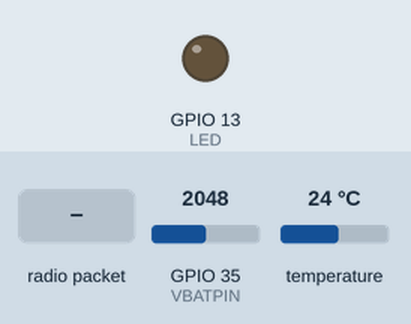
A sketch run on a simulated ESP32. Shown: output pins drawn as LEDs (lit = HIGH). The test bench sets the inputs (shaded band); at power-on: temperature 24 °C, GPIO 35 (VBATPIN) = 2048. No radio packets arrive unless stated; pins used as bus, display or sensor lines are not drawn; what the sketch prints to the serial monitor is not drawn.

Above: at 1.3 s.
1.4 s: temperature set to 12 °C
10.0 s: radio packet "1" arrives
13.8 s: temperature set to 28 °C
Timing chart, 0 to 28.4 s (numbered marks = the images above; inputs shaded):
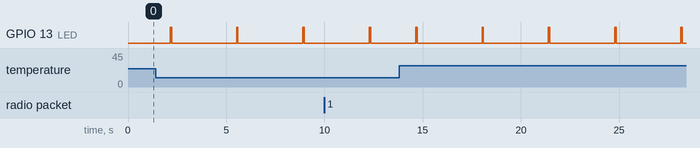

Measured:
- by itself, GPIO 13 (LED): alternates HIGH for 0.07 s and LOW for 3.3 s

The sketch:

sender.ino
```cpp
// Feather9x_TX
// -*- mode: C++ -*-
// Example sketch showing how to create a simple messaging client (transmitter)
// with the RH_RF95 class. RH_RF95 class does not provide for addressing or
// reliability, so you should only use RH_RF95 if you do not need the higher
// level messaging abilities.
// It is designed to work with the other example Feather9x_RX
#include <OneWire.h>
#include <SPI.h>
#include <RH_RF95.h>

/* for feather32u4
#define RFM95_CS 8
#define RFM95_RST 4
#define RFM95_INT 7
*/

typedef struct {
  int           nodeId; //store this nodeId
  float         batt; //uptime in ms
  float         temp;   //temperature maybe?
} Payload;
Payload theData;


// for feather m0
#define RFM95_CS 8
#define RFM95_RST 4
#define RFM95_INT 3


/* for shield
#define RFM95_CS 10
#define RFM95_RST 9
#define RFM95_INT 7
*/

/* Feather 32u4 w/wing
#define RFM95_RST     11   // "A"
#define RFM95_CS      10   // "B"
#define RFM95_INT     2    // "SDA" (only SDA/SCL/RX/TX have IRQ!)
*/

/* Feather m0 w/wing
#define RFM95_RST     11   // "A"
#define RFM95_CS      10   // "B"
#define RFM95_INT     6    // "D"
*/

#define VBATPIN A7


#if defined(ESP8266)
  /* for ESP w/featherwing */
  #define RFM95_CS  2    // "E"
  #define RFM95_RST 16   // "D"
  #define RFM95_INT 15   // "B"

#elif defined(ADAFRUIT_FEATHER_M0) || defined(ADAFRUIT_FEATHER_M0_EXPRESS) || defined(ARDUINO_SAMD_FEATHER_M0)
  // Feather M0 w/Radio
  #define RFM95_CS      8
  #define RFM95_INT     3
  #define RFM95_RST     4

#elif defined(ARDUINO_ADAFRUIT_FEATHER_ESP32S2) || defined(ARDUINO_NRF52840_FEATHER) || defined(ARDUINO_NRF52840_FEATHER_SENSE)
  #define RFM95_INT     9  // "A"
  #define RFM95_CS      10  // "B"
  #define RFM95_RST     11  // "C"

#elif defined(ESP32)
  /* ESP32 feather w/wing */
  #define RFM95_RST     27   // "A"
  #define RFM95_CS      33   // "B"
  #define RFM95_INT     12   //  next to A

#elif defined(ARDUINO_NRF52832_FEATHER)
  /* nRF52832 feather w/wing */
  #define RFM95_RST     7   // "A"
  #define RFM95_CS      11   // "B"
  #define RFM95_INT     31   // "C"

#elif defined(TEENSYDUINO)
  /* Teensy 3.x w/wing */
  #define RFM95_RST     9   // "A"
  #define RFM95_CS      10   // "B"
  #define RFM95_INT     4    // "C"
#endif

// Change to 434.0 or other frequency, must match RX's freq!
#define RF95_FREQ 915.0

// Singleton instance of the radio driver
RH_RF95 rf95(RFM95_CS, RFM95_INT);

OneWire  ds(12);  // on pin 10 (a 4.7K resistor is necessary)

#define LED 13
void setup()
{

  pinMode(LED, OUTPUT);
  pinMode(RFM95_RST, OUTPUT);
  digitalWrite(RFM95_RST, HIGH);

  Serial.begin(115200);

  delay(100);

  Serial.println("Feather LoRa TX Test!");

  // manual reset
  digitalWrite(RFM95_RST, LOW);
  delay(10);
  digitalWrite(RFM95_RST, HIGH);
  delay(10);

  while (!rf95.init()) {
    Serial.println("LoRa radio init failed");
    Serial.println("Uncomment '#define SERIAL_DEBUG' in RH_RF95.cpp for detailed debug info");
    while (1);
  }
  Serial.println("LoRa radio init OK!");

  // Defaults after init are 434.0MHz, modulation GFSK_Rb250Fd250, +13dbM
  if (!rf95.setFrequency(RF95_FREQ)) {
    Serial.println("setFrequency failed");
    while (1);
  }
  Serial.print("Set Freq to: "); Serial.println(RF95_FREQ);

  // Defaults after init are 434.0MHz, 13dBm, Bw = 125 kHz, Cr = 4/5, Sf = 128chips/symbol, CRC on

  // The default transmitter power is 13dBm, using PA_BOOST.
  // If you are using RFM95/96/97/98 modules which uses the PA_BOOST transmitter pin, then
  // you can set transmitter powers from 5 to 23 dBm:
  rf95.setTxPower(23, false);
  digitalWrite(LED, LOW);
}

int16_t packetnum = 0;  // packet counter, we increment per xmission

void loop()
{

  byte i;
  byte present = 0;
  byte type_s;
  byte data[9];
  byte addr[8];
  float celsius, fahrenheit;

  if ( !ds.search(addr)) {
    Serial.println("No more addresses.");
    Serial.println();
    ds.reset_search();
    delay(250);
    return;
  }

  Serial.print("ROM =");
  for( i = 0; i < 8; i++) {
    Serial.write(' ');
    Serial.print(addr[i], HEX);
  }

  if (OneWire::crc8(addr, 7) != addr[7]) {
      Serial.println("CRC is not valid!");
      return;
  }
  Serial.println();

  // the first ROM byte indicates which chip
  switch (addr[0]) {
    case 0x10:
      Serial.println("  Chip = DS18S20");  // or old DS1820
      type_s = 1;
      break;
    case 0x28:
      Serial.println("  Chip = DS18B20");
      type_s = 0;
      break;
    case 0x22:
      Serial.println("  Chip = DS1822");
      type_s = 0;
      break;
    default:
      Serial.println("Device is not a DS18x20 family device.");
      return;
  }

  ds.reset();
  ds.select(addr);
  ds.write(0x44, 1);        // start conversion, with parasite power on at the end

  delay(1000);     // maybe 750ms is enough, maybe not
  // we might do a ds.depower() here, but the reset will take care of it.

  present = ds.reset();
  ds.select(addr);
  ds.write(0xBE);         // Read Scratchpad

  Serial.print("  Data = ");
  Serial.print(present, HEX);
  Serial.print(" ");
  for ( i = 0; i < 9; i++) {           // we need 9 bytes
    data[i] = ds.read();
    Serial.print(data[i], HEX);
    Serial.print(" ");
  }
  Serial.print(" CRC=");
  Serial.print(OneWire::crc8(data, 8), HEX);
  Serial.println();

  // Convert the data to actual temperature
  // because the result is a 16 bit signed integer, it should
  // be stored to an "int16_t" type, which is always 16 bits
  // even when compiled on a 32 bit processor.
  int16_t raw = (data[1] << 8) | data[0];
  if (type_s) {
    raw = raw << 3; // 9 bit resolution default
    if (data[7] == 0x10) {
      // "count remain" gives full 12 bit resolution
      raw = (raw & 0xFFF0) + 12 - data[6];
    }
  } else {
    byte cfg = (data[4] & 0x60);
    // at lower res, the low bits are undefined, so let's zero them
    if (cfg == 0x00) raw = raw & ~7;  // 9 bit resolution, 93.75 ms
    else if (cfg == 0x20) raw = raw & ~3; // 10 bit res, 187.5 ms
    else if (cfg == 0x40) raw = raw & ~1; // 11 bit res, 375 ms
    //// default is 12 bit resolution, 750 ms conversion time
  }
  celsius = (float)raw / 16.0;
  fahrenheit = celsius * 1.8 + 32.0;
  Serial.print("  Temperature = ");
  Serial.print(celsius);
  Serial.print(" Celsius, ");
  Serial.print(fahrenheit);
  Serial.println(" Fahrenheit");

    theData.temp = celsius; //it's hot!


float measuredvbat = analogRead(VBATPIN);
measuredvbat *= 2;    // we divided by 2, so multiply back
measuredvbat *= 3.3;  // Multiply by 3.3V, our reference voltage
measuredvbat /= 1024; // convert to voltage

theData.batt = measuredvbat;

  delay(1000); // Wait 1 second between transmits, could also 'sleep' here!
  Serial.println("Transmitting..."); // Send a message to rf95_server

  char radiopacket[20] = "Hello World #      ";
  itoa(packetnum++, radiopacket+13, 10);
  Serial.print("Sending "); Serial.println(radiopacket);
  radiopacket[19] = 0;

  Serial.println("Sending...");
  delay(10);
  //rf95.send((uint8_t *)radiopacket, 20);
  //rf95.send((const void*)(&theData), sizeof(theData))
  rf95.send((uint8_t *)&theData, sizeof(theData));
    digitalWrite(LED, HIGH);

  Serial.println("Waiting for packet to complete...");
  delay(10);
  rf95.waitPacketSent();
      digitalWrite(LED, LOW);

  // Now wait for a reply
  uint8_t buf[RH_RF95_MAX_MESSAGE_LEN];
  uint8_t len = sizeof(buf);

  Serial.println("Waiting for reply...");
  if (rf95.waitAvailableTimeout(1000))
  {
    // Should be a reply message for us now
    if (rf95.recv(buf, &len))
   {
      Serial.print("Got reply: ");
      Serial.println((char*)buf);
      Serial.print("RSSI: ");
      Serial.println(rf95.lastRssi(), DEC);
    }
    else
    {
      Serial.println("Receive failed");
    }
  }
  else
  {
    Serial.println("No reply, is there a listener around?");
  }

}
```
